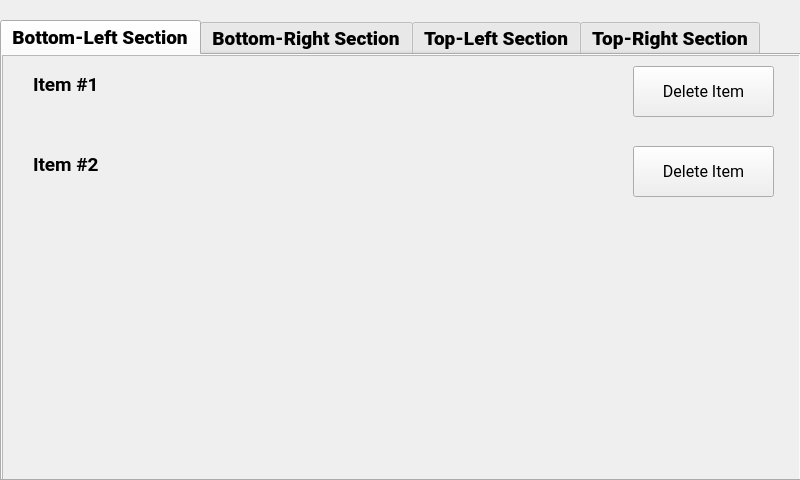
<?xml version="1.0" encoding="UTF-8"?>
<ui version="4.0">
 <class>ViewEditMenu</class>
 <widget class="QMainWindow" name="ViewEditMenu">
  <property name="geometry">
   <rect>
    <x>0</x>
    <y>0</y>
    <width>800</width>
    <height>480</height>
   </rect>
  </property>
  <property name="sizePolicy">
   <sizepolicy hsizetype="Maximum" vsizetype="Maximum">
    <horstretch>0</horstretch>
    <verstretch>0</verstretch>
   </sizepolicy>
  </property>
  <property name="minimumSize">
   <size>
    <width>800</width>
    <height>480</height>
   </size>
  </property>
  <property name="maximumSize">
   <size>
    <width>800</width>
    <height>512</height>
   </size>
  </property>
  <property name="baseSize">
   <size>
    <width>800</width>
    <height>480</height>
   </size>
  </property>
  <property name="windowTitle">
   <string>Laundry Manager and Optimizer</string>
  </property>
  <widget class="QWidget" name="centralWidget">
   <property name="minimumSize">
    <size>
     <width>320</width>
     <height>480</height>
    </size>
   </property>
   <property name="maximumSize">
    <size>
     <width>800</width>
     <height>480</height>
    </size>
   </property>
   <property name="baseSize">
    <size>
     <width>320</width>
     <height>480</height>
    </size>
   </property>
   <widget class="QLabel" name="homeButton">
    <property name="geometry">
     <rect>
      <x>660</x>
      <y>340</y>
      <width>131</width>
      <height>131</height>
     </rect>
    </property>
    <property name="text">
     <string/>
    </property>
    <property name="pixmap">
     <pixmap>img/icon_home.png</pixmap>
    </property>
    <property name="scaledContents">
     <bool>true</bool>
    </property>
   </widget>
   <widget class="QTabWidget" name="tabWidget">
    <property name="geometry">
     <rect>
      <x>0</x>
      <y>20</y>
      <width>801</width>
      <height>461</height>
     </rect>
    </property>
    <property name="font">
     <font>
      <family>Roboto Black</family>
      <pointsize>14</pointsize>
      <weight>50</weight>
      <bold>false</bold>
     </font>
    </property>
    <property name="tabPosition">
     <enum>QTabWidget::North</enum>
    </property>
    <property name="currentIndex">
     <number>0</number>
    </property>
    <property name="usesScrollButtons">
     <bool>false</bool>
    </property>
    <widget class="QWidget" name="blTab">
     <attribute name="title">
      <string>Bottom-Left Section</string>
     </attribute>
     <widget class="QScrollArea" name="scrollArea">
      <property name="geometry">
       <rect>
        <x>0</x>
        <y>0</y>
        <width>801</width>
        <height>431</height>
       </rect>
      </property>
      <property name="widgetResizable">
       <bool>true</bool>
      </property>
      <widget class="QWidget" name="scrollAreaWidgetContents">
       <property name="geometry">
        <rect>
         <x>0</x>
         <y>0</y>
         <width>799</width>
         <height>429</height>
        </rect>
       </property>
       <widget class="QWidget" name="widget" native="true">
        <property name="geometry">
         <rect>
          <x>0</x>
          <y>0</y>
          <width>791</width>
          <height>80</height>
         </rect>
        </property>
        <widget class="QLabel" name="label">
         <property name="geometry">
          <rect>
           <x>30</x>
           <y>20</y>
           <width>81</width>
           <height>16</height>
          </rect>
         </property>
         <property name="font">
          <font>
           <family>Roboto</family>
           <weight>75</weight>
           <bold>true</bold>
          </font>
         </property>
         <property name="text">
          <string>Item #1</string>
         </property>
        </widget>
        <widget class="QPushButton" name="pushButton">
         <property name="geometry">
          <rect>
           <x>630</x>
           <y>10</y>
           <width>141</width>
           <height>51</height>
          </rect>
         </property>
         <property name="font">
          <font>
           <family>Roboto</family>
           <pointsize>12</pointsize>
          </font>
         </property>
         <property name="text">
          <string>Delete Item</string>
         </property>
        </widget>
        <widget class="QLabel" name="label_2">
         <property name="geometry">
          <rect>
           <x>150</x>
           <y>10</y>
           <width>71</width>
           <height>61</height>
          </rect>
         </property>
         <property name="text">
          <string/>
         </property>
         <property name="pixmap">
          <pixmap>img/bleach_no.png</pixmap>
         </property>
         <property name="scaledContents">
          <bool>true</bool>
         </property>
        </widget>
        <widget class="QLabel" name="label_3">
         <property name="geometry">
          <rect>
           <x>250</x>
           <y>10</y>
           <width>71</width>
           <height>61</height>
          </rect>
         </property>
         <property name="text">
          <string/>
         </property>
         <property name="pixmap">
          <pixmap>img/iron_low.png</pixmap>
         </property>
         <property name="scaledContents">
          <bool>true</bool>
         </property>
        </widget>
        <widget class="QLabel" name="label_4">
         <property name="geometry">
          <rect>
           <x>350</x>
           <y>10</y>
           <width>71</width>
           <height>61</height>
          </rect>
         </property>
         <property name="text">
          <string/>
         </property>
         <property name="pixmap">
          <pixmap>img/wash_40c.png</pixmap>
         </property>
         <property name="scaledContents">
          <bool>true</bool>
         </property>
        </widget>
       </widget>
       <widget class="QWidget" name="widget_2" native="true">
        <property name="geometry">
         <rect>
          <x>0</x>
          <y>80</y>
          <width>791</width>
          <height>80</height>
         </rect>
        </property>
        <widget class="QLabel" name="label_5">
         <property name="geometry">
          <rect>
           <x>30</x>
           <y>20</y>
           <width>81</width>
           <height>16</height>
          </rect>
         </property>
         <property name="font">
          <font>
           <family>Roboto</family>
           <weight>75</weight>
           <bold>true</bold>
          </font>
         </property>
         <property name="text">
          <string>Item #2</string>
         </property>
        </widget>
        <widget class="QPushButton" name="pushButton_2">
         <property name="geometry">
          <rect>
           <x>630</x>
           <y>10</y>
           <width>141</width>
           <height>51</height>
          </rect>
         </property>
         <property name="font">
          <font>
           <family>Roboto</family>
           <pointsize>12</pointsize>
          </font>
         </property>
         <property name="text">
          <string>Delete Item</string>
         </property>
        </widget>
        <widget class="QLabel" name="label_6">
         <property name="geometry">
          <rect>
           <x>150</x>
           <y>10</y>
           <width>71</width>
           <height>61</height>
          </rect>
         </property>
         <property name="text">
          <string/>
         </property>
         <property name="pixmap">
          <pixmap>img/bleach_no.png</pixmap>
         </property>
         <property name="scaledContents">
          <bool>true</bool>
         </property>
        </widget>
        <widget class="QLabel" name="label_7">
         <property name="geometry">
          <rect>
           <x>250</x>
           <y>10</y>
           <width>71</width>
           <height>61</height>
          </rect>
         </property>
         <property name="text">
          <string/>
         </property>
         <property name="pixmap">
          <pixmap>img/iron_low.png</pixmap>
         </property>
         <property name="scaledContents">
          <bool>true</bool>
         </property>
        </widget>
        <widget class="QLabel" name="label_8">
         <property name="geometry">
          <rect>
           <x>350</x>
           <y>10</y>
           <width>71</width>
           <height>61</height>
          </rect>
         </property>
         <property name="text">
          <string/>
         </property>
         <property name="pixmap">
          <pixmap>img/wash_40c.png</pixmap>
         </property>
         <property name="scaledContents">
          <bool>true</bool>
         </property>
        </widget>
       </widget>
      </widget>
     </widget>
    </widget>
    <widget class="QWidget" name="brTab">
     <attribute name="title">
      <string>Bottom-Right Section</string>
     </attribute>
    </widget>
    <widget class="QWidget" name="tlTab">
     <attribute name="title">
      <string>Top-Left Section</string>
     </attribute>
    </widget>
    <widget class="QWidget" name="trTab">
     <attribute name="title">
      <string>Top-Right Section</string>
     </attribute>
    </widget>
   </widget>
   <zorder>tabWidget</zorder>
   <zorder>homeButton</zorder>
  </widget>
  <widget class="QToolBar" name="mainToolBar">
   <property name="enabled">
    <bool>false</bool>
   </property>
   <property name="maximumSize">
    <size>
     <width>0</width>
     <height>0</height>
    </size>
   </property>
   <attribute name="toolBarArea">
    <enum>TopToolBarArea</enum>
   </attribute>
   <attribute name="toolBarBreak">
    <bool>false</bool>
   </attribute>
  </widget>
 </widget>
 <layoutdefault spacing="6" margin="11"/>
 <resources/>
 <connections/>
</ui>
